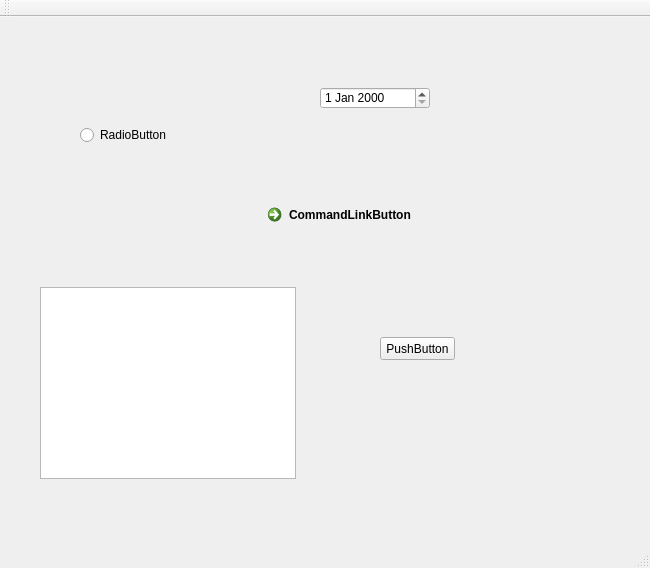
<?xml version="1.0" encoding="UTF-8"?>
<ui version="4.0">
 <class>MainWindow</class>
 <widget class="QMainWindow" name="MainWindow">
  <property name="geometry">
   <rect>
    <x>0</x>
    <y>0</y>
    <width>650</width>
    <height>568</height>
   </rect>
  </property>
  <property name="windowTitle">
   <string>MainWindow</string>
  </property>
  <widget class="QWidget" name="centralWidget">
   <widget class="QRadioButton" name="radioButton">
    <property name="geometry">
     <rect>
      <x>80</x>
      <y>110</y>
      <width>89</width>
      <height>16</height>
     </rect>
    </property>
    <property name="text">
     <string>RadioButton</string>
    </property>
   </widget>
   <widget class="QCommandLinkButton" name="commandLinkButton">
    <property name="geometry">
     <rect>
      <x>260</x>
      <y>180</y>
      <width>172</width>
      <height>41</height>
     </rect>
    </property>
    <property name="text">
     <string>CommandLinkButton</string>
    </property>
   </widget>
   <widget class="QTableView" name="tableView">
    <property name="geometry">
     <rect>
      <x>40</x>
      <y>270</y>
      <width>256</width>
      <height>192</height>
     </rect>
    </property>
   </widget>
   <widget class="QPushButton" name="pushButton">
    <property name="geometry">
     <rect>
      <x>380</x>
      <y>320</y>
      <width>75</width>
      <height>23</height>
     </rect>
    </property>
    <property name="text">
     <string>PushButton</string>
    </property>
   </widget>
   <widget class="QDateEdit" name="dateEdit">
    <property name="geometry">
     <rect>
      <x>320</x>
      <y>70</y>
      <width>110</width>
      <height>22</height>
     </rect>
    </property>
   </widget>
  </widget>
  <widget class="QMenuBar" name="menuBar">
   <property name="geometry">
    <rect>
     <x>0</x>
     <y>0</y>
     <width>650</width>
     <height>23</height>
    </rect>
   </property>
  </widget>
  <widget class="QToolBar" name="mainToolBar">
   <attribute name="toolBarArea">
    <enum>TopToolBarArea</enum>
   </attribute>
   <attribute name="toolBarBreak">
    <bool>false</bool>
   </attribute>
  </widget>
  <widget class="QStatusBar" name="statusBar"/>
 </widget>
 <layoutdefault spacing="6" margin="11"/>
 <resources/>
 <connections/>
</ui>
